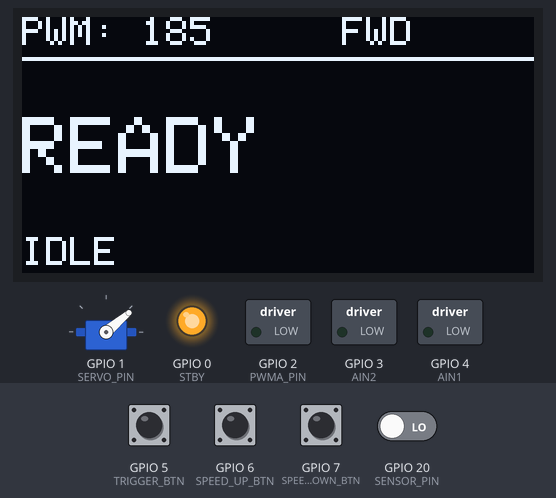
The sketch below on a simulated ESP32-C3. Shown: 128×64 one-colour display, servo, switched loads named in the sketch (green lamp = pin HIGH), output pins drawn as LEDs (lit = HIGH). Dashed ring = blinking. The inputs (shaded band) are chosen by the test bench; at power-on: GPIO 5 (TRIGGER_BTN), GPIO 6 (SPEED_UP_BTN), GPIO 7 (SPEED_DOWN_BTN) HIGH, GPIO 20 (SENSOR_PIN) LOW. What the sketch prints to the serial monitor is not drawn.

Above: at 1.2 s.
1.3 s: GPIO 5 (TRIGGER_BTN) pulled LOW for 0.15 s
At 2.3 s:
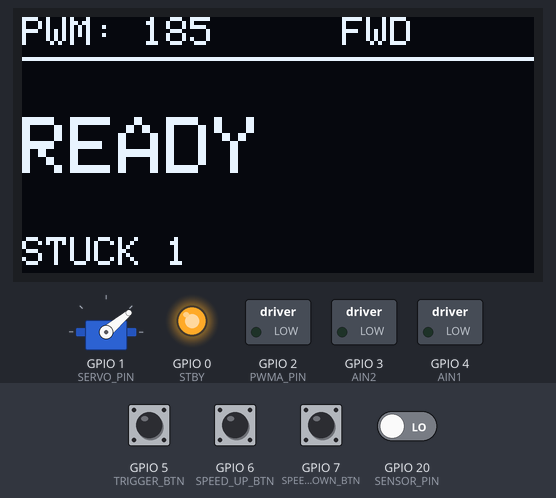
3.2 s: GPIO 5 (TRIGGER_BTN) pulled LOW for 1 s
At 4.8 s:
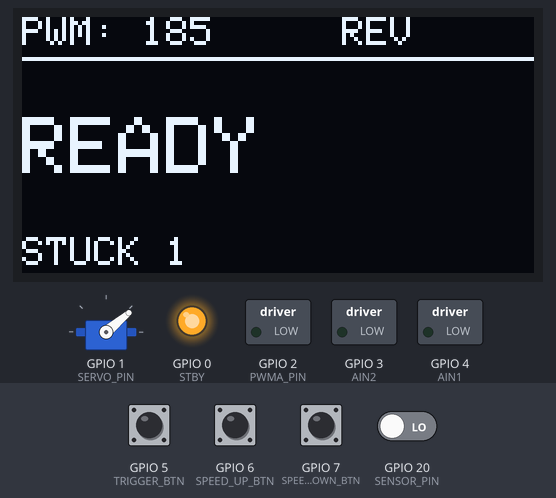
5.7 s: GPIO 6 (SPEED_UP_BTN) pulled LOW for 1 s
At 7.0 s:
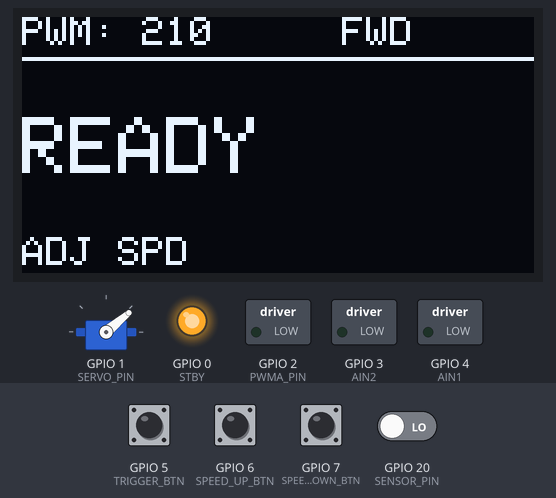
8.2 s: GPIO 5 (TRIGGER_BTN) pulled LOW for 0.15 s
At 8.36 s:
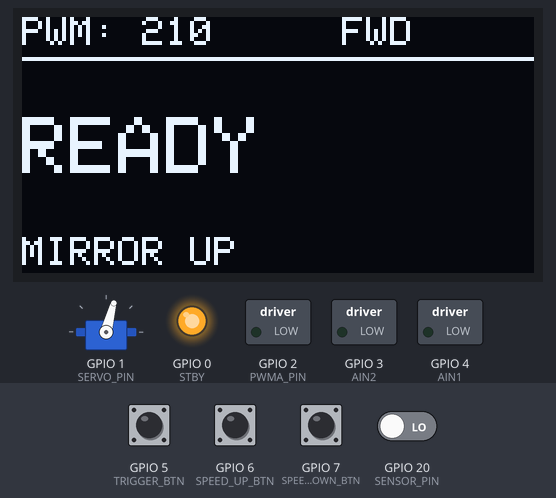
10.0 s: GPIO 7 (SPEED_DOWN_BTN) pulled LOW for 0.15 s
At 10.6 s:
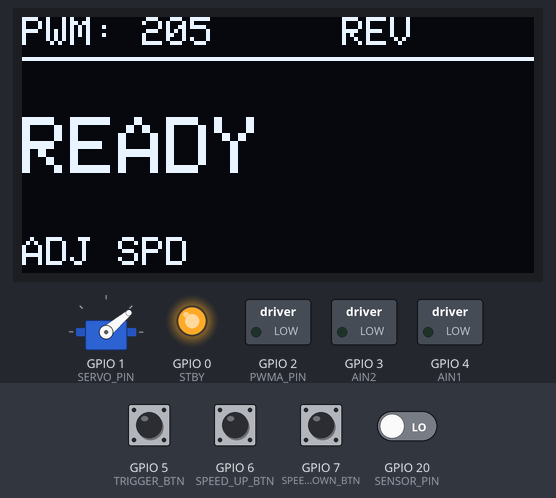
11.6 s: GPIO 6 (SPEED_UP_BTN) pulled LOW for 0.15 s
At 13.1 s:
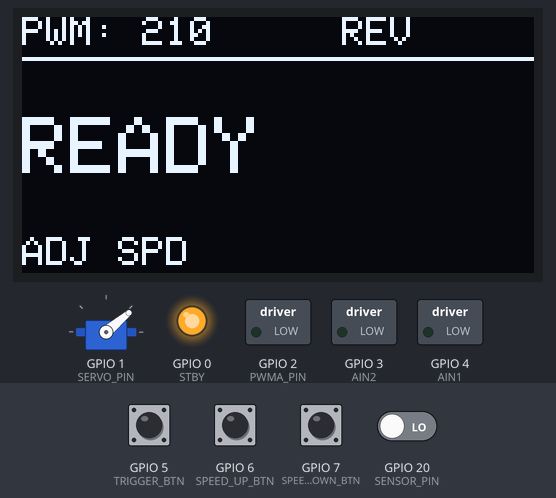
Timing chart, 0 to 14.2 s (numbered marks = the images above; inputs shaded):
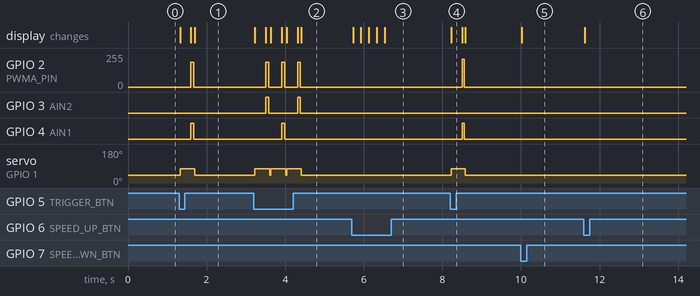

The sketch:

firmware.ino
```cpp
#include <Arduino.h>
#include <Wire.h>
#include <Adafruit_GFX.h>
#include <Adafruit_SSD1306.h>
#include <ESP32Servo.h>

/* * PROJECT: OpenCamera (ESP32-C3)
 * VERSION: Shutter Controller (Direct Button & Servo Mirror - No PCF/No Stepper)
 * Logic: Drives rack-and-pinion shutter via TB6612FNG, controls mirror servo
 * (40° down, 75° up), measures speed via IR sensor, and reads Speed UP/DOWN
 * buttons directly connected to GPIO 4 and 5.
 */

#define SCREEN_WIDTH 128
#define SCREEN_HEIGHT 64
#define OLED_ADDR 0x3C

Adafruit_SSD1306 display(SCREEN_WIDTH, SCREEN_HEIGHT, &Wire, -1);
Servo mirrorServo;

// --- VERIFIED PIN MAPPING (DIRECT IO VERSION) ---
const int PWMA_PIN       = 2;
const int AIN1           = 4;
const int AIN2           = 3;
const int STBY           = 0;

const int SENSOR_PIN     = 20;   // IR Feedback
const int TRIGGER_BTN    = 5;   // Shutter trigger button (GPIO 1)
const int SPEED_UP_BTN   = 6;   // Direct Speed UP button (GPIO 4)
const int SPEED_DOWN_BTN = 7;   // Direct Speed DOWN button (GPIO 5)
const int SERVO_PIN      = 1;   // Mirror Servo (GPIO 7)

// --- SERVO SETTINGS ---
const int SERVO_DOWN  = 40;  // Mirror down position
const int SERVO_UP    = 75;  // Mirror up position

// --- SETTINGS ---
int MOTOR_SPEED            = 185;
const float GATE_DISTANCE  = 16.0;   // Distance sensor beam spans (mm)
const float SLIT_WIDTH     = 2.0;    // Physical width of shutter slit (mm)
const int RAMP_UP_DELAY    = 5;      // Initial inertia kick (ms)

unsigned long lastTriggerPress = 0;
unsigned long lastUpPress = 0;
unsigned long lastDownPress = 0;
const int DEBOUNCE_MS      = 200;

bool movingForward         = true;
float lastShutterMs        = 0.0;
bool oledDetected          = false;

// Helper to log both to Serial and optionally to OLED status line
void logSystemState(String statusMsg) {
  Serial.print("SYS_STATE: ");
  Serial.println(statusMsg);
  updateDisplay(statusMsg);
}

void updateDisplay(String statusMsg) {
  if (!oledDetected) return;
  display.clearDisplay();
  display.setTextSize(1);
  display.setTextColor(SSD1306_WHITE);
  display.setCursor(0, 0);
  display.print("PWM: "); display.print(MOTOR_SPEED);
  display.setCursor(80, 0);
  display.print(movingForward ? "FWD" : "REV");
  display.drawFastHLine(0, 10, 128, SSD1306_WHITE);

  display.setTextSize(2);
  display.setCursor(0, 25);
  if (lastShutterMs > 0) {
    display.print(lastShutterMs, 2); display.print("ms");
  } else {
    display.print("READY");
  }

  display.setTextSize(1);
  display.setCursor(0, 55);
  display.print(statusMsg);
  display.display();
}

void stopMotor() {
  digitalWrite(AIN1, LOW);
  digitalWrite(AIN2, LOW);
  analogWrite(PWMA_PIN, 0);
}

void fireShutter(bool forward) {
  // Step 1: Flip Mirror UP
  logSystemState("MIRROR UP");
  mirrorServo.write(SERVO_UP);
  delay(250); // Allow physical time for the mirror to clear the path

  logSystemState("RUNNING");
  Serial.print("FIRE_LOG: Direction=");
  Serial.print(forward ? "FORWARD" : "REVERSE");
  Serial.print(" | PWM Target=");
  Serial.println(MOTOR_SPEED);

  // Set Direction
  digitalWrite(AIN1, forward ? HIGH : LOW);
  digitalWrite(AIN2, forward ? LOW : HIGH);

  // Pulse motor
  analogWrite(PWMA_PIN, MOTOR_SPEED);

  unsigned long moveStartedAt = millis();

  // Scale timeout dynamically: higher speed (PWM 255) needs less time to complete
  // than lower speed (PWM 0). Range is constrained between 25ms and 200ms.
  long calculatedTimeout = map(MOTOR_SPEED, 0, 255, 200, 25);
  unsigned long timeout = constrain(calculatedTimeout, 25, 200);

  // Wait for shutter slit to reach sensor (Beam Blocked -> Open)
  while(digitalRead(SENSOR_PIN) == HIGH) {
    if (millis() - moveStartedAt > timeout) {
      stopMotor();
      logSystemState("T-OUT 1");
      Serial.print("ERROR: Timeout waiting for shutter slit to reach sensor (Timeout: ");
      Serial.print(timeout);
      Serial.println("ms).");
      // Ensure mirror returns down in case of safety shutdown
      mirrorServo.write(SERVO_DOWN);
      return;
    }
  }

  unsigned long t1 = micros(); // Slit start

  // Wait for slit to finish passing (Beam Open -> Blocked)
  while(digitalRead(SENSOR_PIN) == LOW) {
    if (millis() - moveStartedAt > timeout) {
      stopMotor();
      logSystemState("STUCK 1");
      Serial.print("ERROR: Shutter stuck over IR beam sensor (Timeout: ");
      Serial.print(timeout);
      Serial.println("ms).");
      // Ensure mirror returns down in case of safety shutdown
      mirrorServo.write(SERVO_DOWN);
      return;
    }
  }

  unsigned long t2 = micros(); // Slit end

  stopMotor();

  // Calculation: Time = Slit_Width / Velocity
  // Velocity = Gate_Distance / (t2 - t1)
  float durSec = (t2 - t1) / 1000000.0;
  if (durSec > 0) {
    float vel = GATE_DISTANCE / durSec;
    lastShutterMs = (SLIT_WIDTH / vel) * 1000.0;

    // Primary Web App / GUI compatible telemetry payload
    Serial.print("SHUTTER:");
    Serial.println(lastShutterMs, 4);

    // Diagnostics details
    Serial.print("DIAGNOSTICS: Velocity=");
    Serial.print(vel, 2);
    Serial.print(" mm/s | Pulse Duration=");
    Serial.print(t2 - t1);
    Serial.println(" us");
  } else {
    Serial.println("ERROR: Invalid timing calculation (durSec <= 0).");
  }

  logSystemState("DONE");

  // Step 2: Return Mirror DOWN
  delay(100); // Tiny pause before returning mirror
  logSystemState("MIRROR DN");
  mirrorServo.write(SERVO_DOWN);
  delay(250); // Allow physical time for mirror to settle down

  logSystemState("IDLE");
}

void setup() {
  Serial.begin(115200);

  // Let USB CDC catch up on ESP32-C3
  unsigned long startWait = millis();
  while(!Serial && millis() - startWait < 2000);

  Serial.println("\n==============================================");
  Serial.println("   OPENCAMERA SIMPLIFIED - FIRMWARE V2       ");
  Serial.println("==============================================");

  Wire.begin(8, 9); // SDA=8, SCL=9

  // Init OLED
  if(display.begin(SSD1306_SWITCHCAPVCC, OLED_ADDR)) {
    oledDetected = true;
    Serial.println("I2C_INIT: SSD1306 OLED Configured.");
  } else {
    Serial.println("I2C_INIT: OLED failed to initialize. Relying on Serial backup.");
  }

  // Setup Outputs
  pinMode(PWMA_PIN, OUTPUT);
  pinMode(AIN1, OUTPUT);
  pinMode(AIN2, OUTPUT);
  pinMode(STBY, OUTPUT);

  // Setup Inputs
  pinMode(SENSOR_PIN, INPUT);
  pinMode(TRIGGER_BTN, INPUT_PULLUP);
  pinMode(SPEED_UP_BTN, INPUT_PULLUP);
  pinMode(SPEED_DOWN_BTN, INPUT_PULLUP);

  // Servo Initialization using ESP32-specific timer allocations
  ESP32PWM::allocateTimer(0);
  ESP32PWM::allocateTimer(1);
  ESP32PWM::allocateTimer(2);
  ESP32PWM::allocateTimer(3);
  mirrorServo.setPeriodHertz(50); // Standard 50Hz servo refresh rate
  mirrorServo.attach(SERVO_PIN, 500, 2400); // Attach with standard min/max pulse widths
  mirrorServo.write(SERVO_DOWN); // Initialize with mirror in down position
  Serial.println("HARDWARE: ESP32 Servo initialized on Pin 7 (Set to 40 deg).");

  digitalWrite(STBY, HIGH); // Driver enabled
  Serial.println("HARDWARE: Direct Pin configuration complete. Standby line pulled HIGH.");

  logSystemState("IDLE");
}

void loop() {
  // 1. Physical Trigger Button
  if (digitalRead(TRIGGER_BTN) == LOW) {
    if (millis() - lastTriggerPress > DEBOUNCE_MS) {
      lastTriggerPress = millis();
      Serial.println("TRIG: Shutter button pressed.");
      fireShutter(movingForward);
      movingForward = !movingForward; // Auto-return logic
    }
  }

  // 2. Direct Speed UP Button
  if (digitalRead(SPEED_UP_BTN) == LOW) {
    if (millis() - lastUpPress > DEBOUNCE_MS) {
      lastUpPress = millis();
      int oldSpeed = MOTOR_SPEED;
      MOTOR_SPEED = min(MOTOR_SPEED + 5, 255);
      if (oldSpeed != MOTOR_SPEED) {
        Serial.print("CONFIG: Speed Incremented. Motor PWM: ");
        Serial.println(MOTOR_SPEED);
        logSystemState("ADJ SPD");
      }
    }
  }

  // 3. Direct Speed DOWN Button
  if (digitalRead(SPEED_DOWN_BTN) == LOW) {
    if (millis() - lastDownPress > DEBOUNCE_MS) {
      lastDownPress = millis();
      int oldSpeed = MOTOR_SPEED;
      MOTOR_SPEED = max(MOTOR_SPEED - 5, 0);
      if (oldSpeed != MOTOR_SPEED) {
        Serial.print("CONFIG: Speed Decremented. Motor PWM: ");
        Serial.println(MOTOR_SPEED);
        logSystemState("ADJ SPD");
      }
    }
  }
}
```

Measured:
- after the input at 1.3 s, GPIO 2 (PWMA_PIN): 0/255 → 185/255 after 0.30 s, → 0/255 0.07 s later; GPIO 4 (AIN1): LOW → HIGH after 0.30 s, → LOW 0.07 s later; servo on GPIO 1 (SERVO_PIN): 40° → 75° at once, → 40° 0.38 s later; the display: first differs from a run without the input at once (image 1 shows a later state)
- after the input at 3.2 s, GPIO 2 (PWMA_PIN): alternates 185/255 for 0.07 s and 0/255 for 0.33 s, 6 changes in all, then stays 0/255, starting after 0.30 s; GPIO 3 (AIN2): alternates HIGH for 0.07 s and LOW for 0.74 s, starting after 0.30 s
- after the input at 5.7 s, the display: first changes at once (image 3 shows a later state)
- after the input at 8.2 s, GPIO 2 (PWMA_PIN): 0/255 → 210/255 after 0.30 s, → 0/255 0.06 s later; GPIO 4 (AIN1): LOW → HIGH after 0.30 s, → LOW 0.06 s later; servo on GPIO 1 (SERVO_PIN): 40° → 75° at once, → 40° 0.36 s later; the display: first differs from a run without the input at once (image 4)
- after the input at 10.0 s, the display: changes at once (image 5)
- after the input at 11.6 s, the display: changes at once (image 6)
